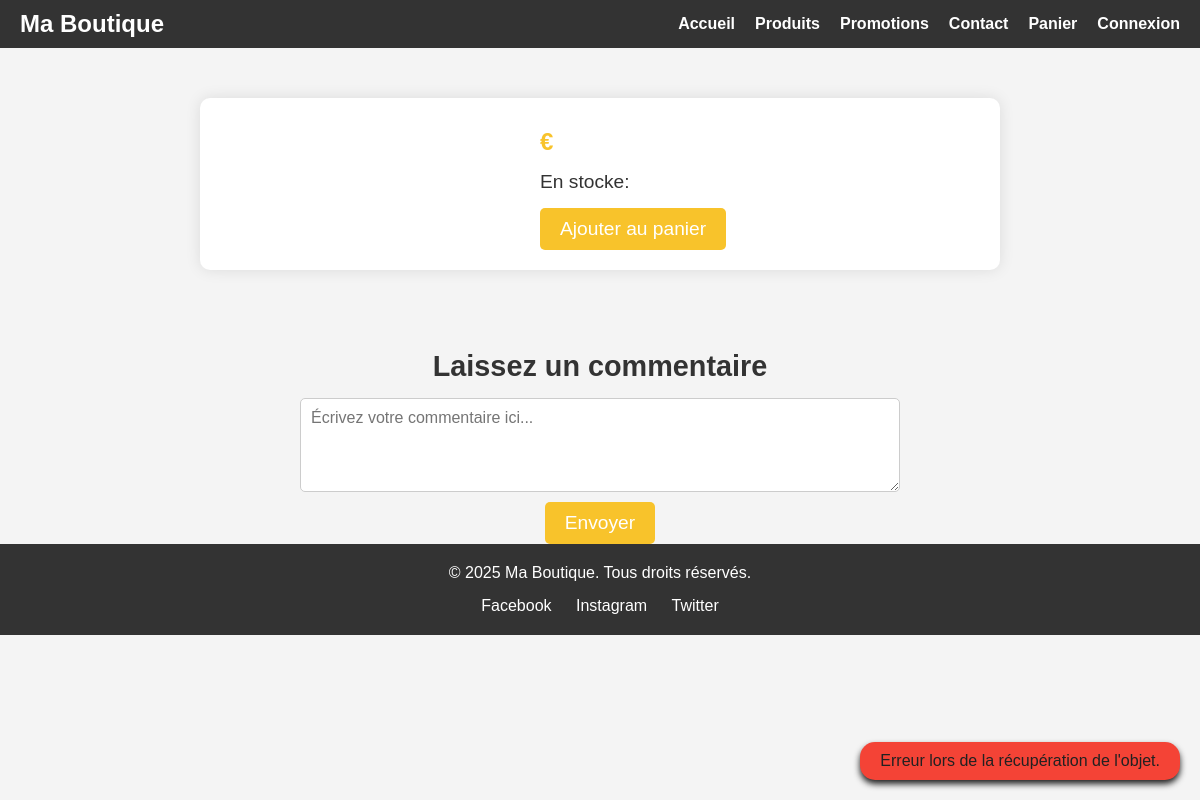
Before: /product/1 with the older database file.
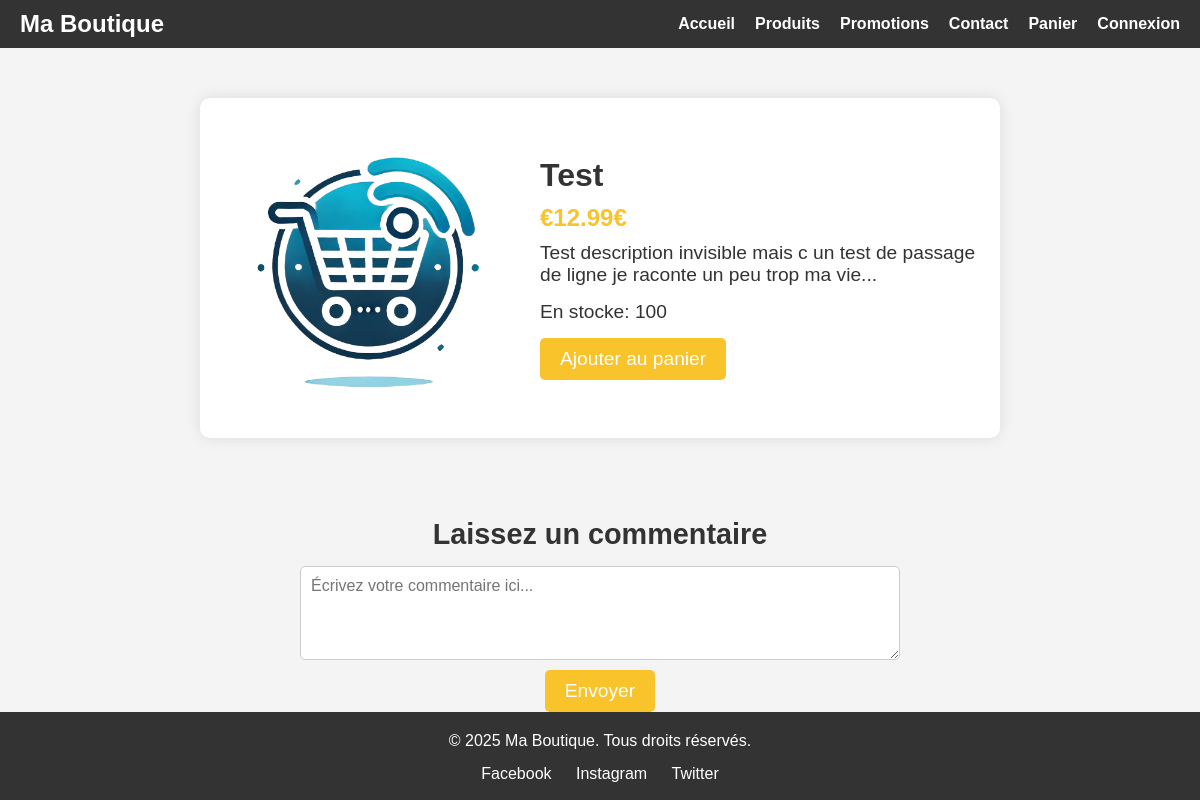
After: the same page with the newer database file.
### classDB.py (models this page shows, shortened)
class Product(db.Model):
    id = db.Column(db.Integer, primary_key=True)
    nom = db.Column(db.String, nullable=False)
    description = db.Column(db.String, nullable=False)
    prix = db.Column(db.Float, nullable=False)
    quantite = db.Column(db.Integer, nullable=False)
    image = db.Column(db.String, nullable=False)
    remise = db.Column(db.Float, nullable=False, default=0)
    orders = db.relationship('OrderItem', back_populates='product', cascade="all, delete-orphan")
    reviews = db.relationship('Reviews', back_populates='product', cascade="all, delete-orphan")
    cart = db.relationship('Cart', back_populates='product', cascade="all, delete-orphan")

### main.py (the view, shortened to what this page needs)
@app.route('/product/<int:product_id>', methods=['GET', 'POST'])  # Fais 💚
def get_product_by_id(product_id):
    if request.method == 'POST' and request.form.get('_method') == 'PUT':  # (PUT simulé avec POST)
        product = db.session.query(Product).get(product_id)
        if product:
            try:
                product.description = request.form['description'] if request.form['description'] != "" else product.description
                product.prix = request.form['prix'] if request.form['prix'] != "" else product.prix
                product.quantite = request.form['quantite'] if request.form['quantite'] != "" else product.quantite
                product.image = request.form['image'] if request.form['image'] != "" else product.image
            except KeyError:
                flash("Erreur l'ors de l'entré d'information", 'error')
            db.session.commit()
            flash(f'Produit {product.nom} modifié avec succès', 'success')
            return redirect(url_for('get_product'))
        flash("Erreur lors de la mise à jour du produit", 'warning')
        return redirect(url_for('get_product_by_id', product_id=product_id))
    elif request.method == 'GET':
        product = db.session.query(Product).get(product_id)
        if product:
            return render_template('productId.html', products=product)
        flash("Erreur lors de la récupération de l'objet.", 'error')
    return render_template('productId.html', products="")

### templates/productId.html (shortened to what this page needs)
<!DOCTYPE html>
<html lang="fr">
<head>
    <link rel="stylesheet" href="../static/css/index.css">
    <link rel="stylesheet" href="../static/css/productId.css">
</head>
<body>
    <header>
        {% with messages = get_flashed_messages(with_categories=true) %}
        {% if messages %}
            <div class="flash-message {{ messages[0][0] }}">
                {{ messages[0][1] }}
            </div>
        {% endif %}
        {% endwith %}
        <nav>
            <div class="logo">
                <h1>Ma Boutique</h1>
            </div>
            <ul class="nav-links">
                <li><a href="/home">Accueil</a></li>
                <li><a href="/products">Produits</a></li>
                <li><a href="#">Promotions</a></li>
                <li><a href="#">Contact</a></li>
                <li><a href="#">Panier</a></li>
                {% if current_user.is_authenticated %}
                    <li><a href="/logout">Déconnexion</a></li>
                {% else %}
                    <li><a href="/login">Connexion</a></li>
                {% endif %}
            </ul>
        </nav>
    </header>
    <section class="product-detail">
        <div class="product-container">
            <img src="../static/img/product/{{ products.image }}" alt="{{ products.nom }}" class="product-image">
            <div class="product-info">
                <h2>{{ products.nom }}</h2>
                <p class="price">€{{ products.prix }}</p>
                <p class="description">{{ products.description }}</p>
                <p class="description">En stocke: {{ products.quantite }}</p>
                <button>Ajouter au panier</button>
            </div>
        </div>
    </section>
    <section class="comment-section">
        <h3>Laissez un commentaire</h3>
        <form action="#" method="post">
            <textarea name="comment" placeholder="Écrivez votre commentaire ici..." rows="4" required></textarea>
            <button type="submit">Envoyer</button>
        </form>
    </section>
    <footer>
        <div class="footer-content">
            <p>&copy; 2025 Ma Boutique. Tous droits réservés.</p>
            <div class="social-links">
                <a href="#">Facebook</a>
                <a href="#">Instagram</a>
                <a href="#">Twitter</a>
            </div>
        </div>
    </footer>
</body>
</html>

Changed rows visible on the page:
added Product: image (picture), nom "Test", prix "12.99€", description "Test description invisible mais c un test de passage de ligne je raconte un peu trop ma vie...", quantite "100"
Other visible differences:
{{ messages[0][1] }}: "Erreur lors de la récupération de l'objet." → (not shown)
